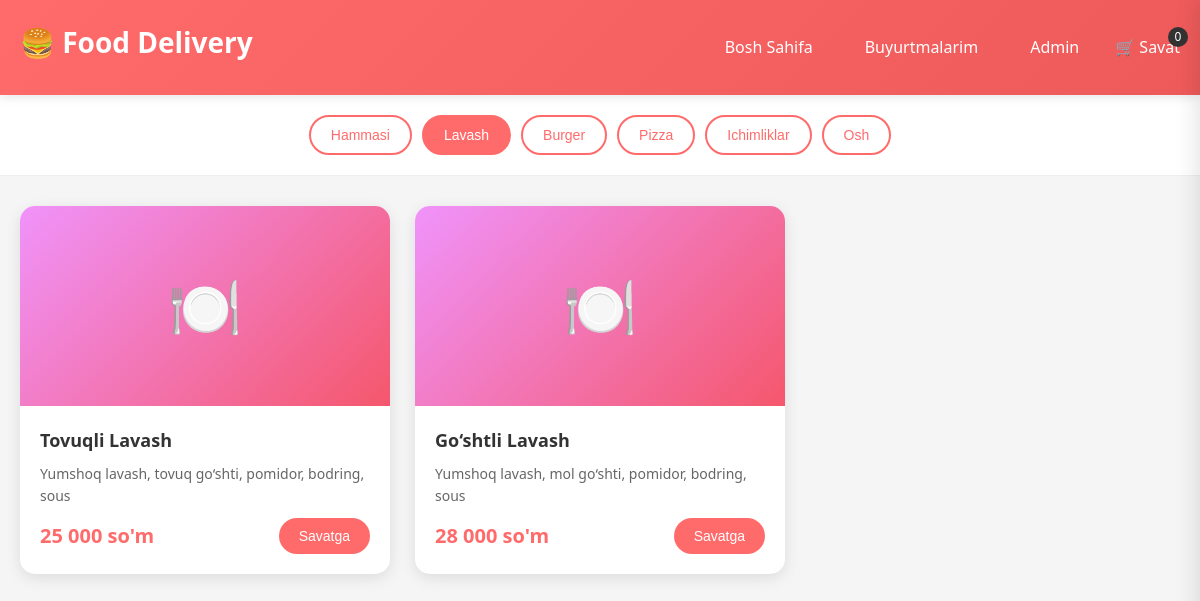
/?category=Lavash, run on the app's committed database.
### tables this page shows
CREATE TABLE IF NOT EXISTS foods (
    id INT AUTO_INCREMENT PRIMARY KEY,
    name VARCHAR(255) NOT NULL,
    description TEXT,
    price DECIMAL(10, 2) NOT NULL,
    image VARCHAR(255),
    category ENUM('Lavash', 'Burger', 'Pizza', 'Ichimliklar', 'Osh') NOT NULL,
    status TINYINT DEFAULT 1,
    created_at TIMESTAMP DEFAULT CURRENT_TIMESTAMP,
    updated_at TIMESTAMP DEFAULT CURRENT_TIMESTAMP ON UPDATE CURRENT_TIMESTAMP
);

### config.php (called while the page is built, shortened)
<?php
function getDB() {
    static $db = null;
    if ($db === null) {
        $db = new mysqli(DB_HOST, DB_USER, DB_PASS, DB_NAME);
        $db->set_charset("utf8mb4");
    }
    return $db;
}
function formatPrice($price) {
    return number_format($price, 0, ',', ' ') . " so'm";
}
function getFoods($category = null) {
    $db = getDB();
    $sql = "SELECT * FROM foods WHERE status = 1";
    if ($category) {
        $sql .= " AND category = ?";
        $stmt = $db->prepare($sql);
        $stmt->bind_param("s", $category);
    } else {
        $stmt = $db->prepare($sql);
    }
    $stmt->execute();
    return $stmt->get_result()->fetch_all(MYSQLI_ASSOC);
}
function getCategories() {
    return ['Lavash', 'Burger', 'Pizza', 'Ichimliklar', 'Osh'];
}

### index.php (the view, shortened to what this page needs)
<?php
require_once 'config.php';
$category = isset($_GET['category']) ? $_GET['category'] : null;
$foods = getFoods($category);
$categories = getCategories();
?>
<!DOCTYPE html>
<html lang="uz">
<head>
    <link rel="stylesheet" href="style.css">
</head>
<body>
    <header>
        <div class="container">
            <div class="nav">
                <h1><a href="index.php">🍔 Food Delivery</a></h1>
                <div class="nav-links">
                    <a href="index.php">Bosh Sahifa</a>
                    <a href="orders.php">Buyurtmalarim</a>
                    <a href="admin.php">Admin</a>
                    <div class="cart-icon" onclick="toggleCart()">
                        🛒 Savat
                        <span class="cart-count" id="cartCount">0</span>
                    </div>
                </div>
            </div>
        </div>
    </header>
    <div class="categories">
        <div class="container">
            <div class="category-list">
                <button class="category-btn <?php echo !$category ? 'active' : ''; ?>"
                        onclick="window.location.href='index.php'">
                    Hammasi
                </button>
                <?php foreach ($categories as $cat): ?>
                <button class="category-btn <?php echo $category === $cat ? 'active' : ''; ?>"
                        onclick="window.location.href='?category=<?php echo urlencode($cat); ?>'">
                    <?php echo htmlspecialchars($cat); ?>
                </button>
                <?php endforeach; ?>
            </div>
        </div>
    </div>
    <main class="container">
        <div class="food-grid">
            <?php foreach ($foods as $food): ?>
            <div class="food-card">
                <div class="food-image">
                    🍽️
                </div>
                <div class="food-info">
                    <div class="food-name"><?php echo htmlspecialchars($food['name']); ?></div>
                    <div class="food-description"><?php echo htmlspecialchars($food['description']); ?></div>
                    <div class="food-footer">
                        <div class="food-price"><?php echo formatPrice($food['price']); ?></div>
                        <button class="add-to-cart" onclick="addToCart(<?php echo $food['id']; ?>, '<?php echo htmlspecialchars(addslashes($food['name'])); ?>', <?php echo $food['price']; ?>)">
                            Savatga
                        </button>
                    </div>
                </div>
            </div>
            <?php endforeach; ?>
        </div>
    </main>
</body>
</html>

### style.css (style rules this page uses)
* { margin: 0; padding: 0; box-sizing: border-box; }
body { font-family: 'Segoe UI', Tahoma, Geneva, Verdana, sans-serif; background: #f5f5f5; color: #333; line-height: 1.6; }
.container { max-width: 1200px; margin: 0 auto; padding: 0 20px; }
header { background: linear-gradient(135deg, #ff6b6b, #ee5a5a); color: white; padding: 20px 0; box-shadow: 0 2px 10px rgba(0,0,0,0.1); position: sticky; top: 0; z-index: 100; }
header h1 { font-size: 28px; margin-bottom: 10px; }
header h1 a { color: white; text-decoration: none; }
.nav { display: flex; justify-content: space-between; align-items: center; flex-wrap: wrap; gap: 15px; }
.nav-links { display: flex; gap: 20px; align-items: center; }
.nav-links a { color: white; text-decoration: none; padding: 8px 16px; border-radius: 20px; transition: background 0.3s; }
.cart-icon { position: relative; cursor: pointer; }
.cart-count { position: absolute; top: -8px; right: -8px; background: #333; color: white; font-size: 12px; width: 20px; height: 20px; border-radius: 50%; display: flex; align-items: center; justify-content: center; }
.categories { background: white; padding: 20px 0; margin-bottom: 30px; border-bottom: 1px solid #eee; }
.category-list { display: flex; gap: 10px; flex-wrap: wrap; justify-content: center; }
.category-btn { padding: 10px 20px; border: 2px solid #ff6b6b; background: white; color: #ff6b6b; border-radius: 25px; cursor: pointer; transition: all 0.3s; font-size: 14px; }
.category-btn:hover, .category-btn.active { background: #ff6b6b; color: white; }
.food-grid { display: grid; grid-template-columns: repeat(auto-fill, minmax(280px, 1fr)); gap: 25px; margin-bottom: 40px; }
.food-card { background: white; border-radius: 15px; overflow: hidden; box-shadow: 0 4px 15px rgba(0,0,0,0.1); transition: transform 0.3s, box-shadow 0.3s; }
.food-image { width: 100%; height: 200px; background: linear-gradient(135deg, #f093fb 0%, #f5576c 100%); display: flex; align-items: center; justify-content: center; color: white; font-size: 60px; }
.food-info { padding: 20px; }
.food-name { font-size: 18px; font-weight: bold; margin-bottom: 8px; color: #333; }
.food-description { color: #666; font-size: 14px; margin-bottom: 15px; height: 40px; overflow: hidden; }
.food-footer { display: flex; justify-content: space-between; align-items: center; }
.food-price { font-size: 20px; font-weight: bold; color: #ff6b6b; }
.add-to-cart { background: #ff6b6b; color: white; border: none; padding: 10px 20px; border-radius: 25px; cursor: pointer; transition: background 0.3s; font-size: 14px; }

### data on the page
foods: name "Tovuqli Lavash", description "Yumshoq lavash, tovuq go‘shti, pomidor, bodring, sous", price "25 000 so'm"
foods: name "Go‘shtli Lavash", description "Yumshoq lavash, mol go‘shti, pomidor, bodring, sous", price "28 000 so'm"

### other printed values
$cat "Lavash"
$cat "Burger"
$cat "Pizza"
$cat "Ichimliklar"
$cat "Osh"
